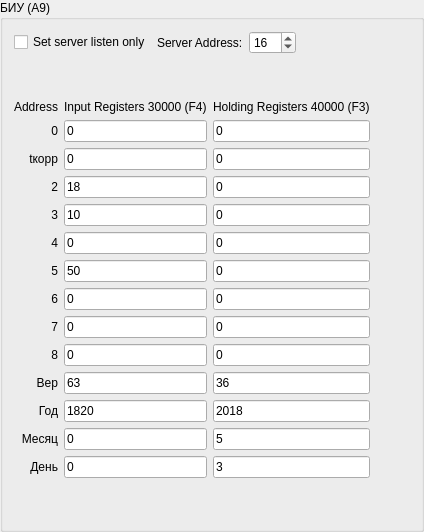
       <widget class="QGroupBox" name="gbBUT">
        <property name="title">
         <string>БИУ (А9)</string>
        </property>
        <layout class="QVBoxLayout" name="verticalLayout_2">
         <item>
          <layout class="QHBoxLayout" name="horizontalLayout_2">
           <property name="sizeConstraint">
            <enum>QLayout::SetMinimumSize</enum>
           </property>
           <item>
            <widget class="QCheckBox" name="listenOnlyBox_2">
             <property name="text">
              <string>Set server listen only</string>
             </property>
            </widget>
           </item>
           <item>
            <widget class="QLabel" name="label_28">
             <property name="sizePolicy">
              <sizepolicy hsizetype="Maximum" vsizetype="Preferred">
               <horstretch>0</horstretch>
               <verstretch>0</verstretch>
              </sizepolicy>
             </property>
             <property name="text">
              <string>Server Address:</string>
             </property>
            </widget>
           </item>
           <item>
            <widget class="QSpinBox" name="serverEdit_2">
             <property name="sizePolicy">
              <sizepolicy hsizetype="Maximum" vsizetype="Fixed">
               <horstretch>0</horstretch>
               <verstretch>0</verstretch>
              </sizepolicy>
             </property>
             <property name="minimum">
              <number>1</number>
             </property>
             <property name="maximum">
              <number>247</number>
             </property>
             <property name="value">
              <number>16</number>
             </property>
            </widget>
           </item>
           <item>
            <spacer name="horizontalSpacer_3">
             <property name="orientation">
              <enum>Qt::Horizontal</enum>
             </property>
             <property name="sizeHint" stdset="0">
              <size>
               <width>40</width>
               <height>20</height>
              </size>
             </property>
            </spacer>
           </item>
          </layout>
         </item>
         <item>
          <spacer name="verticalSpacer_3">
           <property name="orientation">
            <enum>Qt::Vertical</enum>
           </property>
           <property name="sizeHint" stdset="0">
            <size>
             <width>20</width>
             <height>40</height>
            </size>
           </property>
          </spacer>
         </item>
         <item>
          <layout class="QGridLayout" name="gridLayout_4">
           <item row="3" column="2">
            <widget class="QLineEdit" name="holdReg_16_2">
             <property name="sizePolicy">
              <sizepolicy hsizetype="Preferred" vsizetype="Fixed">
               <horstretch>0</horstretch>
               <verstretch>0</verstretch>
              </sizepolicy>
             </property>
             <property name="text">
              <string>0</string>
             </property>
             <property name="maxLength">
              <number>32767</number>
             </property>
             <property name="placeholderText">
              <string>Hexadecimal A-F, a-f, 0-9.</string>
             </property>
            </widget>
           </item>
           <item row="12" column="2">
            <widget class="QLineEdit" name="holdReg_16_30">
             <property name="sizePolicy">
              <sizepolicy hsizetype="Preferred" vsizetype="Fixed">
               <horstretch>0</horstretch>
               <verstretch>0</verstretch>
              </sizepolicy>
             </property>
             <property name="text">
              <string>5</string>
             </property>
             <property name="maxLength">
              <number>32767</number>
             </property>
             <property name="placeholderText">
              <string>Hexadecimal A-F, a-f, 0-9.</string>
             </property>
            </widget>
           </item>
           <item row="13" column="0">
            <widget class="QLabel" name="label_36">
             <property name="text">
              <string>День</string>
             </property>
             <property name="alignment">
              <set>Qt::AlignRight|Qt::AlignTrailing|Qt::AlignVCenter</set>
             </property>
            </widget>
           </item>
           <item row="6" column="2">
            <widget class="QLineEdit" name="holdReg_16_5">
             <property name="sizePolicy">
              <sizepolicy hsizetype="Preferred" vsizetype="Fixed">
               <horstretch>0</horstretch>
               <verstretch>0</verstretch>
              </sizepolicy>
             </property>
             <property name="text">
              <string>0</string>
             </property>
             <property name="maxLength">
              <number>32767</number>
             </property>
             <property name="placeholderText">
              <string>Hexadecimal A-F, a-f, 0-9.</string>
             </property>
            </widget>
           </item>
           <item row="11" column="0">
            <widget class="QLabel" name="label_25">
             <property name="text">
              <string>Год</string>
             </property>
             <property name="alignment">
              <set>Qt::AlignRight|Qt::AlignTrailing|Qt::AlignVCenter</set>
             </property>
            </widget>
           </item>
           <item row="12" column="0">
            <widget class="QLabel" name="label_32">
             <property name="text">
              <string>Месяц</string>
             </property>
             <property name="alignment">
              <set>Qt::AlignRight|Qt::AlignTrailing|Qt::AlignVCenter</set>
             </property>
            </widget>
           </item>
           <item row="6" column="0">
            <widget class="QLabel" name="label_35">
             <property name="text">
              <string>5</string>
             </property>
             <property name="alignment">
              <set>Qt::AlignRight|Qt::AlignTrailing|Qt::AlignVCenter</set>
             </property>
            </widget>
           </item>
           <item row="7" column="1">
            <widget class="QLineEdit" name="inReg_16_6">
             <property name="sizePolicy">
              <sizepolicy hsizetype="Preferred" vsizetype="Fixed">
               <horstretch>0</horstretch>
               <verstretch>0</verstretch>
              </sizepolicy>
             </property>
             <property name="text">
              <string>0</string>
             </property>
             <property name="maxLength">
              <number>32767</number>
             </property>
             <property name="placeholderText">
              <string>Hexadecimal A-F, a-f, 0-9.</string>
             </property>
            </widget>
           </item>
           <item row="9" column="2">
            <widget class="QLineEdit" name="holdReg_16_8">
             <property name="sizePolicy">
              <sizepolicy hsizetype="Preferred" vsizetype="Fixed">
               <horstretch>0</horstretch>
               <verstretch>0</verstretch>
              </sizepolicy>
             </property>
             <property name="text">
              <string>0</string>
             </property>
             <property name="maxLength">
              <number>32767</number>
             </property>
             <property name="placeholderText">
              <string>Hexadecimal A-F, a-f, 0-9.</string>
             </property>
            </widget>
           </item>
           <item row="10" column="2">
            <widget class="QLineEdit" name="holdReg_16_28">
             <property name="sizePolicy">
              <sizepolicy hsizetype="Preferred" vsizetype="Fixed">
               <horstretch>0</horstretch>
               <verstretch>0</verstretch>
              </sizepolicy>
             </property>
             <property name="text">
              <string>36</string>
             </property>
             <property name="maxLength">
              <number>32767</number>
             </property>
             <property name="placeholderText">
              <string>Hexadecimal A-F, a-f, 0-9.</string>
             </property>
            </widget>
           </item>
           <item row="10" column="1">
            <widget class="QLineEdit" name="inReg_16_28">
             <property name="sizePolicy">
              <sizepolicy hsizetype="Preferred" vsizetype="Fixed">
               <horstretch>0</horstretch>
               <verstretch>0</verstretch>
              </sizepolicy>
             </property>
             <property name="text">
              <string>63</string>
             </property>
             <property name="maxLength">
              <number>32767</number>
             </property>
             <property name="placeholderText">
              <string>Hexadecimal A-F, a-f, 0-9.</string>
             </property>
            </widget>
           </item>
           <item row="8" column="2">
            <widget class="QLineEdit" name="holdReg_16_7">
             <property name="sizePolicy">
              <sizepolicy hsizetype="Preferred" vsizetype="Fixed">
               <horstretch>0</horstretch>
               <verstretch>0</verstretch>
              </sizepolicy>
             </property>
             <property name="text">
              <string>0</string>
             </property>
             <property name="maxLength">
              <number>32767</number>
             </property>
             <property name="placeholderText">
              <string>Hexadecimal A-F, a-f, 0-9.</string>
             </property>
            </widget>
           </item>
           <item row="5" column="1">
            <widget class="QLineEdit" name="inReg_16_4">
             <property name="sizePolicy">
              <sizepolicy hsizetype="Preferred" vsizetype="Fixed">
               <horstretch>0</horstretch>
               <verstretch>0</verstretch>
              </sizepolicy>
             </property>
             <property name="text">
              <string>0</string>
             </property>
             <property name="maxLength">
              <number>32767</number>
             </property>
             <property name="placeholderText">
              <string>Hexadecimal A-F, a-f, 0-9.</string>
             </property>
            </widget>
           </item>
           <item row="3" column="0">
            <widget class="QLabel" name="label_30">
             <property name="text">
              <string>2</string>
             </property>
             <property name="alignment">
              <set>Qt::AlignRight|Qt::AlignTrailing|Qt::AlignVCenter</set>
             </property>
            </widget>
           </item>
           <item row="7" column="0">
            <widget class="QLabel" name="label_34">
             <property name="text">
              <string>6</string>
             </property>
             <property name="alignment">
              <set>Qt::AlignRight|Qt::AlignTrailing|Qt::AlignVCenter</set>
             </property>
            </widget>
           </item>
           <item row="3" column="1">
            <widget class="QLineEdit" name="inReg_16_2">
             <property name="sizePolicy">
              <sizepolicy hsizetype="Preferred" vsizetype="Fixed">
               <horstretch>0</horstretch>
               <verstretch>0</verstretch>
              </sizepolicy>
             </property>
             <property name="text">
              <string>18</string>
             </property>
             <property name="maxLength">
              <number>32767</number>
             </property>
             <property name="placeholderText">
              <string>Hexadecimal A-F, a-f, 0-9.</string>
             </property>
            </widget>
           </item>
           <item row="2" column="0">
            <widget class="QLabel" name="label_29">
             <property name="text">
              <string>tкорр</string>
             </property>
             <property name="alignment">
              <set>Qt::AlignRight|Qt::AlignTrailing|Qt::AlignVCenter</set>
             </property>
            </widget>
           </item>
           <item row="9" column="0">
            <widget class="QLabel" name="label_33">
             <property name="text">
              <string>8</string>
             </property>
             <property name="alignment">
              <set>Qt::AlignRight|Qt::AlignTrailing|Qt::AlignVCenter</set>
             </property>
            </widget>
           </item>
           <item row="6" column="1">
            <widget class="QLineEdit" name="inReg_16_5">
             <property name="sizePolicy">
              <sizepolicy hsizetype="Preferred" vsizetype="Fixed">
               <horstretch>0</horstretch>
               <verstretch>0</verstretch>
              </sizepolicy>
             </property>
             <property name="text">
              <string>50</string>
             </property>
             <property name="maxLength">
              <number>32767</number>
             </property>
             <property name="placeholderText">
              <string>Hexadecimal A-F, a-f, 0-9.</string>
             </property>
            </widget>
           </item>
           <item row="11" column="2">
            <widget class="QLineEdit" name="holdReg_16_29">
             <property name="sizePolicy">
              <sizepolicy hsizetype="Preferred" vsizetype="Fixed">
               <horstretch>0</horstretch>
               <verstretch>0</verstretch>
              </sizepolicy>
             </property>
             <property name="text">
              <string>2018</string>
             </property>
             <property name="maxLength">
              <number>32767</number>
             </property>
             <property name="placeholderText">
              <string>Hexadecimal A-F, a-f, 0-9.</string>
             </property>
            </widget>
           </item>
           <item row="8" column="1">
            <widget class="QLineEdit" name="inReg_16_7">
             <property name="sizePolicy">
              <sizepolicy hsizetype="Preferred" vsizetype="Fixed">
               <horstretch>0</horstretch>
               <verstretch>0</verstretch>
              </sizepolicy>
             </property>
             <property name="text">
              <string>0</string>
             </property>
             <property name="maxLength">
              <number>32767</number>
             </property>
             <property name="placeholderText">
              <string>Hexadecimal A-F, a-f, 0-9.</string>
             </property>
            </widget>
           </item>
           <item row="11" column="1">
            <widget class="QLineEdit" name="inReg_16_29">
             <property name="sizePolicy">
              <sizepolicy hsizetype="Preferred" vsizetype="Fixed">
               <horstretch>0</horstretch>
               <verstretch>0</verstretch>
              </sizepolicy>
             </property>
             <property name="text">
              <string>1820</string>
             </property>
             <property name="maxLength">
              <number>32767</number>
             </property>
             <property name="placeholderText">
              <string>Hexadecimal A-F, a-f, 0-9.</string>
             </property>
            </widget>
           </item>
           <item row="13" column="1">
            <widget class="QLineEdit" name="inReg_16_31">
             <property name="sizePolicy">
              <sizepolicy hsizetype="Preferred" vsizetype="Fixed">
               <horstretch>0</horstretch>
               <verstretch>0</verstretch>
              </sizepolicy>
             </property>
             <property name="text">
              <string>0</string>
             </property>
             <property name="maxLength">
              <number>32767</number>
             </property>
             <property name="placeholderText">
              <string>Hexadecimal A-F, a-f, 0-9.</string>
             </property>
            </widget>
           </item>
           <item row="0" column="2">
            <widget class="QLabel" name="holdingRegisters_2">
             <property name="text">
              <string>Holding Registers 40000 (F3)</string>
             </property>
            </widget>
           </item>
           <item row="2" column="2">
            <widget class="QLineEdit" name="holdReg_16_1">
             <property name="sizePolicy">
              <sizepolicy hsizetype="Preferred" vsizetype="Fixed">
               <horstretch>0</horstretch>
               <verstretch>0</verstretch>
              </sizepolicy>
             </property>
             <property name="text">
              <string>0</string>
             </property>
             <property name="maxLength">
              <number>32767</number>
             </property>
             <property name="placeholderText">
              <string>Hexadecimal A-F, a-f, 0-9.</string>
             </property>
            </widget>
           </item>
           <item row="7" column="2">
            <widget class="QLineEdit" name="holdReg_16_6">
             <property name="sizePolicy">
              <sizepolicy hsizetype="Preferred" vsizetype="Fixed">
               <horstretch>0</horstretch>
               <verstretch>0</verstretch>
              </sizepolicy>
             </property>
             <property name="text">
              <string>0</string>
             </property>
             <property name="maxLength">
              <number>32767</number>
             </property>
             <property name="placeholderText">
              <string>Hexadecimal A-F, a-f, 0-9.</string>
             </property>
            </widget>
           </item>
           <item row="4" column="0">
            <widget class="QLabel" name="label_20">
             <property name="text">
              <string>3</string>
             </property>
             <property name="alignment">
              <set>Qt::AlignRight|Qt::AlignTrailing|Qt::AlignVCenter</set>
             </property>
            </widget>
           </item>
           <item row="10" column="0">
            <widget class="QLabel" name="label_31">
             <property name="text">
              <string>Вер</string>
             </property>
             <property name="alignment">
              <set>Qt::AlignRight|Qt::AlignTrailing|Qt::AlignVCenter</set>
             </property>
            </widget>
           </item>
           <item row="4" column="1">
            <widget class="QLineEdit" name="inReg_16_3">
             <property name="sizePolicy">
              <sizepolicy hsizetype="Preferred" vsizetype="Fixed">
               <horstretch>0</horstretch>
               <verstretch>0</verstretch>
              </sizepolicy>
             </property>
             <property name="text">
              <string>10</string>
             </property>
             <property name="maxLength">
              <number>32767</number>
             </property>
             <property name="placeholderText">
              <string>Hexadecimal A-F, a-f, 0-9.</string>
             </property>
            </widget>
           </item>
           <item row="1" column="0">
            <widget class="QLabel" name="label_24">
             <property name="text">
              <string>0</string>
             </property>
             <property name="alignment">
              <set>Qt::AlignRight|Qt::AlignTrailing|Qt::AlignVCenter</set>
             </property>
            </widget>
           </item>
           <item row="9" column="1">
            <widget class="QLineEdit" name="inReg_16_8">
             <property name="sizePolicy">
              <sizepolicy hsizetype="Preferred" vsizetype="Fixed">
               <horstretch>0</horstretch>
               <verstretch>0</verstretch>
              </sizepolicy>
             </property>
             <property name="text">
              <string>0</string>
             </property>
             <property name="maxLength">
              <number>32767</number>
             </property>
             <property name="placeholderText">
              <string>Hexadecimal A-F, a-f, 0-9.</string>
             </property>
            </widget>
           </item>
           <item row="4" column="2">
            <widget class="QLineEdit" name="holdReg_16_3">
             <property name="sizePolicy">
              <sizepolicy hsizetype="Preferred" vsizetype="Fixed">
               <horstretch>0</horstretch>
               <verstretch>0</verstretch>
              </sizepolicy>
             </property>
             <property name="text">
              <string>0</string>
             </property>
             <property name="maxLength">
              <number>32767</number>
             </property>
             <property name="placeholderText">
              <string>Hexadecimal A-F, a-f, 0-9.</string>
             </property>
            </widget>
           </item>
           <item row="12" column="1">
            <widget class="QLineEdit" name="inReg_16_30">
             <property name="sizePolicy">
              <sizepolicy hsizetype="Preferred" vsizetype="Fixed">
               <horstretch>0</horstretch>
               <verstretch>0</verstretch>
              </sizepolicy>
             </property>
             <property name="text">
              <string>0</string>
             </property>
             <property name="maxLength">
              <number>32767</number>
             </property>
             <property name="placeholderText">
              <string>Hexadecimal A-F, a-f, 0-9.</string>
             </property>
            </widget>
           </item>
           <item row="5" column="0">
            <widget class="QLabel" name="label_9">
             <property name="text">
              <string>4</string>
             </property>
             <property name="alignment">
              <set>Qt::AlignRight|Qt::AlignTrailing|Qt::AlignVCenter</set>
             </property>
            </widget>
           </item>
           <item row="1" column="2">
            <widget class="QLineEdit" name="holdReg_16_0">
             <property name="sizePolicy">
              <sizepolicy hsizetype="Preferred" vsizetype="Fixed">
               <horstretch>0</horstretch>
               <verstretch>0</verstretch>
              </sizepolicy>
             </property>
             <property name="text">
              <string>0</string>
             </property>
             <property name="maxLength">
              <number>32767</number>
             </property>
             <property name="placeholderText">
              <string>Hexadecimal A-F, a-f, 0-9.</string>
             </property>
            </widget>
           </item>
           <item row="2" column="1">
            <widget class="QLineEdit" name="inReg_16_1">
             <property name="sizePolicy">
              <sizepolicy hsizetype="Preferred" vsizetype="Fixed">
               <horstretch>0</horstretch>
               <verstretch>0</verstretch>
              </sizepolicy>
             </property>
             <property name="text">
              <string>0</string>
             </property>
             <property name="maxLength">
              <number>32767</number>
             </property>
             <property name="placeholderText">
              <string>Hexadecimal A-F, a-f, 0-9.</string>
             </property>
            </widget>
           </item>
           <item row="0" column="1">
            <widget class="QLabel" name="inputRegisters_2">
             <property name="text">
              <string>Input Registers 30000 (F4)</string>
             </property>
            </widget>
           </item>
           <item row="8" column="0">
            <widget class="QLabel" name="label_26">
             <property name="text">
              <string>7</string>
             </property>
             <property name="alignment">
              <set>Qt::AlignRight|Qt::AlignTrailing|Qt::AlignVCenter</set>
             </property>
            </widget>
           </item>
           <item row="0" column="0">
            <widget class="QLabel" name="address_2">
             <property name="text">
              <string>Address</string>
             </property>
             <property name="alignment">
              <set>Qt::AlignRight|Qt::AlignTrailing|Qt::AlignVCenter</set>
             </property>
            </widget>
           </item>
           <item row="13" column="2">
            <widget class="QLineEdit" name="holdReg_16_31">
             <property name="sizePolicy">
              <sizepolicy hsizetype="Preferred" vsizetype="Fixed">
               <horstretch>0</horstretch>
               <verstretch>0</verstretch>
              </sizepolicy>
             </property>
             <property name="text">
              <string>3</string>
             </property>
             <property name="maxLength">
              <number>32767</number>
             </property>
             <property name="placeholderText">
              <string>Hexadecimal A-F, a-f, 0-9.</string>
             </property>
            </widget>
           </item>
           <item row="5" column="2">
            <widget class="QLineEdit" name="holdReg_16_4">
             <property name="sizePolicy">
              <sizepolicy hsizetype="Preferred" vsizetype="Fixed">
               <horstretch>0</horstretch>
               <verstretch>0</verstretch>
              </sizepolicy>
             </property>
             <property name="text">
              <string>0</string>
             </property>
             <property name="maxLength">
              <number>32767</number>
             </property>
             <property name="placeholderText">
              <string>Hexadecimal A-F, a-f, 0-9.</string>
             </property>
            </widget>
           </item>
           <item row="1" column="1">
            <widget class="QLineEdit" name="inReg_16_0">
             <property name="sizePolicy">
              <sizepolicy hsizetype="Preferred" vsizetype="Fixed">
               <horstretch>0</horstretch>
               <verstretch>0</verstretch>
              </sizepolicy>
             </property>
             <property name="text">
              <string>0</string>
             </property>
             <property name="maxLength">
              <number>32767</number>
             </property>
             <property name="placeholderText">
              <string>Hexadecimal A-F, a-f, 0-9.</string>
             </property>
            </widget>
           </item>
           <item row="6" column="3">
            <spacer name="horizontalSpacer_9">
             <property name="orientation">
              <enum>Qt::Horizontal</enum>
             </property>
             <property name="sizeHint" stdset="0">
              <size>
               <width>40</width>
               <height>20</height>
              </size>
             </property>
            </spacer>
           </item>
          </layout>
         </item>
         <item>
          <spacer name="verticalSpacer_2">
           <property name="orientation">
            <enum>Qt::Vertical</enum>
           </property>
           <property name="sizeHint" stdset="0">
            <size>
             <width>20</width>
             <height>40</height>
            </size>
           </property>
          </spacer>
         </item>
        </layout>
       </widget>
